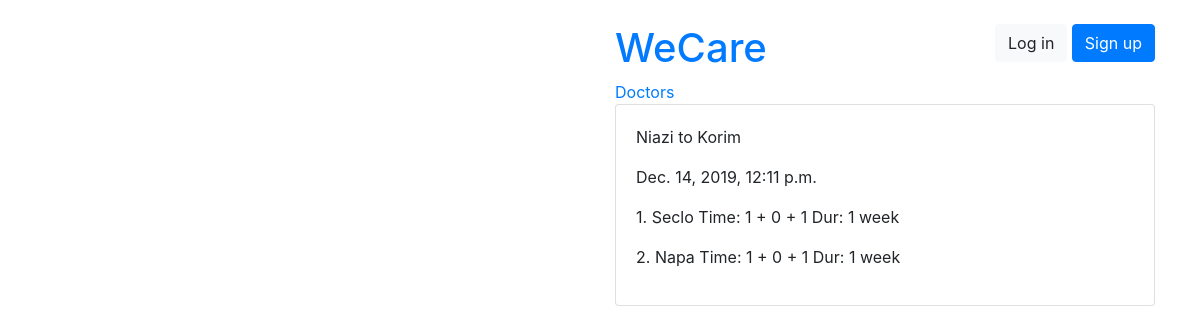
/medication/detail/prescription/1/, run on the app's committed database.
### prescription_gen/models.py (models this page shows, shortened)
class Prescription(models.Model):
    doctor = models.ForeignKey(Doctor, on_delete=models.CASCADE)
    patient = models.ForeignKey(Patient, on_delete=models.CASCADE)
    timestamp = models.DateTimeField(auto_now_add=True)
    tests = models.CharField(max_length=50, null=True)

class PrescriptionMedicine(models.Model):
    prescription = models.ForeignKey('Prescription', related_name='pr_med', on_delete=models.CASCADE)
    medicine = models.ForeignKey(Medicine, on_delete=models.CASCADE)
    timing = models.CharField(max_length=20, default = '1 + 0 + 1')
    duration = models.CharField(max_length=20, default = '1 week')

class Medicine(models.Model):
    name = models.CharField(max_length=50)
    miligram = models.PositiveIntegerField(default=5)

### users/models.py (models this page shows, shortened)
class Doctor(models.Model):
    user = models.OneToOneField(User, on_delete=models.CASCADE, primary_key=True)
    SSC_GPA = models.DecimalField(decimal_places=2, max_digits=5, default=0.0)
    HSC_GPA = models.DecimalField(decimal_places=2, max_digits=5, default=0.0)
    BMDC_RegNo = models.CharField(max_length=100, blank=False, null=False)
    MBBS_Session = models.CharField(max_length=100, blank=False, null=False)
    MBBS_Inst = models.CharField(max_length=100, blank=False, null=False)
    PostGrad_details = models.CharField(max_length=255, blank=True, null=True)

class User(AbstractUser):
    is_doctor = models.BooleanField(default=False)
    is_patient = models.BooleanField(default=False)
    NID = models.CharField(max_length=50, blank=False, null=False)
    email = models.CharField(max_length=100)
    age = models.PositiveIntegerField(null=True, blank=True)
    GENDER_CHOICES = (
        ('M', 'Male'),
        ('F', 'Female'),
    )
    gender = models.CharField(max_length=1, choices=GENDER_CHOICES)

class Patient(models.Model):
    user = models.OneToOneField(User, on_delete=models.CASCADE, primary_key=True)
    address = models.CharField(max_length=255, blank=False, null=False)

### prescription_gen/views.py (the view)
# urls.py: path('detail/prescription/<pk>/', PrescriptionDetailView.as_view(), name='pr_detail'),
class PrescriptionDetailView(DetailView):
    model = Prescription
    template_name = 'prescription_gen/prescription_detail.html'
    def get_context_data(self, *args, **kwargs):
        context = super(PrescriptionDetailView, self).get_context_data(*args, **kwargs)
        id = self.kwargs['pk']
        context['medicines'] = PrescriptionMedicine.objects.filter(prescription__id=id)
        return context

### templates/prescription_gen/prescription_detail.html
{% extends "base.html" %}
{% block content %}
<p>{{object.doctor.user.first_name}} to {{object.patient.user.first_name}}</p>
<p>{{object.timestamp}}</p>
{% for med in medicines %}
<p>{{forloop.counter}}. {{med.medicine.name}} Time: {{med.timing}} Dur: {{med.duration}}</p>
{% endfor %}
{% endblock %}

### templates/base.html (style rules this page uses)
body { background-image: url("http://18.188.51.176/wp-content/uploads/2019/01/15102113_isolated-1188036_1920.png"); height: 300%; background-position: left top ; background-repeat: no-repeat; background-size: cover; }

### data on the page
Prescription: doctor.user.first_name "Niazi", patient.user.first_name "Korim", timestamp "Dec. 14, 2019, 12:11 p.m."
PrescriptionMedicine: medicine.name "Seclo", timing "1 + 0 + 1", duration "1 week"
PrescriptionMedicine: medicine.name "Napa", timing "1 + 0 + 1", duration "1 week"
